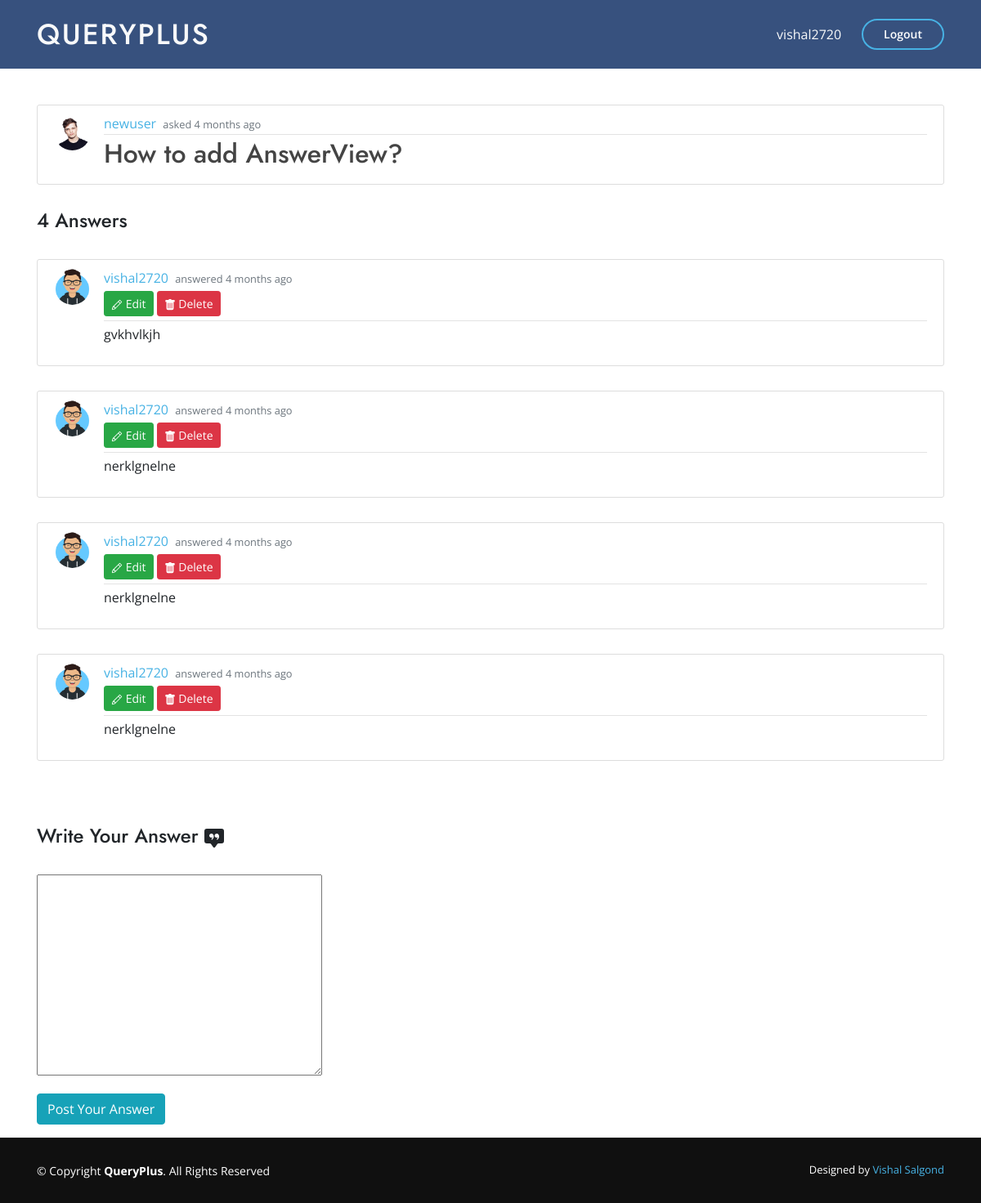
/question/8/ (signed in), run on the app's committed database.
### main_app/models.py (models this page shows, shortened)
class Question(models.Model):
    question = RichTextField()
    date_posted = models.DateTimeField(auto_now_add=True)
    author = models.ForeignKey(User, on_delete=models.CASCADE)

class Profile(models.Model):
    user = models.OneToOneField(User, on_delete=models.CASCADE)
    image = models.ImageField(default='default.jpg',upload_to='profile_pics')

class Answer(models.Model):
    content = RichTextField(blank=True, null=True)
    date_posted = models.DateTimeField(default=timezone.now)
    author = models.ForeignKey(User, on_delete=models.CASCADE)
    answered_to = models.ForeignKey(Question, on_delete=models.CASCADE)

### main_app/views.py (the view, shortened to what this page needs)
# urls.py: path('question/<int:pk>/', QuestionDetailView.as_view(), name='question-detail'),
class QuestionDetailView(DetailView):
    model = Question
    def get_context_data(self, *args, **kwargs):
        context = super(QuestionDetailView,
             self).get_context_data(*args, **kwargs)
        context["form"] = AnswerForm()
        context["answers"] = Answer.objects.filter(answered_to=context["question"])
        context["count"] =  Answer.objects.filter(answered_to=context["question"]).count()
        return context

### main_app/forms.py
class AnswerForm(forms.ModelForm):
    class Meta:
        model = Answer
        fields = ["content"]

### main_app/templates/main_app/question_detail.html (shortened to what this page needs)
{% extends "main_app/base.html" %}
{% load crispy_forms_tags %}
{% load i18n %}
{% block content %}
    <div class="container">
    <article class="media content-section mt-5">
        <img class="rounded-circle article-img" src="{{ object.author.profile.image.url }}" alt="user_image">
        <div class="media-body">
        <div class="article-metadata">
            <a class="mr-1" href="{% url 'user-profile' question.author.username %}">{{ question.author }}</a>
            <small class="text-muted">asked {{ question.date_posted|timesince }} ago</small>
        </div>
            <h2 class="article-title">{{ question.question|safe }}</h2>
        </div>
    </article>
    <br>
    {% if count  %}
        {% for ans in answers %}
            <article class="media content-section">
                <img class="rounded-circle article-img" src="{{ ans.author.profile.image.url }}" alt="">
                <div class="media-body">
                <div class="article-metadata">
                    <a class="mr-1" href="{% url 'user-profile' ans.author.username %}">{{ ans.author }}</a>
                    <small class="text-muted">answered {{ ans.date_posted|timesince }} ago</small>
                    {% if ans.author == user %}
                    <div>
                        <a class="btn btn-success btn-sm mt-1 mb-1" href="{% url 'answer-update' ans.id %}">
                            Edit</a>
                        <a class="btn btn-danger btn-sm mt-1 mb-1" href="{% url 'answer-delete' ans.id %}">
                            Delete</a>
                    </div>
                {% endif %}
                </div>
                <p>{{ ans.content|safe }}</p>
                </div>
            </article>
        {% endfor %}
    {% endif %}
    <form method="POST">
        <fieldset class="form-group">
            {% if count  %}
                <h4 class="mt-5">Write Your Answer
                </h4>
                <br>
            {% else %}
                <h4 class="mt-5">Be the first one to Answer</h4>
                <br>
            {% endif %}
            <div>
                {{ form.content|safe }} {{ form.media }}
            </div>
        </fieldset>
        <div class="form-group">
            <button class="btn btn-info" type="submit">Post Your Answer</button>
        </div>
    </form>
</div>
{% endblock content %}

### main_app/templates/main_app/base.html (shortened to what this page needs)
{% load static %}
<!DOCTYPE html>
<html>
<head>
    <link rel="stylesheet" href="{% static 'main_app/vendor/bootstrap/css/bootstrap.min.css' %}">
    <link rel="stylesheet" href="{% static 'main_app/vendor/icofont/icofont.min.css' %}">
    <link rel="stylesheet" href="{% static 'main_app/vendor/boxicons/css/boxicons.min.css' %}">
    <link rel="stylesheet" href="{% static 'main_app/vendor/remixicon/remixicon.css' %}">
    <link rel="stylesheet" href="{% static 'main_app/vendor/venobox/venobox.css' %}">
    <link rel="stylesheet" href="{% static 'main_app/vendor/owl.carousel/assets/owl.carousel.min.css' %}">
    <link rel="stylesheet" href="{% static 'main_app/vendor/aos/aos.css' %}">
    <link rel="stylesheet" type="text/css" href="{% static 'main_app/main.css' %}">
    <link rel="stylesheet" href="https://cdnjs.cloudflare.com/ajax/libs/font-awesome/4.7.0/css/font-awesome.min.css">
</head>
<body>
  <header id="header" class="fixed-top">
    <div class="container d-flex align-items-center mb-2 mt-2">
      <h1 class="logo mr-auto"><a class="text-light" href="{% url 'home' %}">QueryPlus</a></h1>
      {%if user.is_authenticated %}
        <a href="{% url 'profile' %}" class="text-light scrollto">{{ user.username }}</a>
        <a href="" data-toggle="modal" data-target="#logoutModal" class="get-started-btn scrollto">Logout</a>
      {% else %}
        <a href="{% url 'login' %}" class="get-started-btn scrollto">Sign In</a>
        <a href="{% url 'register' %}" class="get-started-btn scrollto">Create Account</a>
      {% endif %}
    </div>
  </header>
  {% block content %}
  {% endblock %}
  <footer id="footer">
    <div class="container footer-bottom">
      <div class="copyright">
        &copy; Copyright <strong><span>QueryPlus</span></strong>. All Rights Reserved
      </div>
      <div class="credits">
        Designed by <a href="">Vishal Salgond</a>
      </div>
    </div>
  </footer>
</body>
</html>

### main_app/static/main_app/main.css (style rules this page uses)
body { background: white; margin-top: 5rem; font-family: 'Open Sans', sans-serif; }
h1, h2, h3, h4, h5, h6 { font-family: "Jost", sans-serif; }
a { color: #47b2e4; }
#header { transition: all 0.5s; z-index: 997; padding: 15px 0; background: #37517e; }
#header .logo { font-size: 35px; color: white; margin: 0; padding: 0; line-height: 1; font-weight: 500; letter-spacing: 2px; text-transform: uppercase; }
#header .logo a { color:black; }
.get-started-btn { margin-left: 25px; color: #fff; border-radius: 50px; padding: 6px 25px 7px 25px; white-space: nowrap; transition: 0.3s; font-size: 14px; display: inline-block; border: 2px solid #47b2e4; font-weight: 600; }
.content-section { background: #ffffff; padding: 10px 20px; border: 1px solid #dddddd; border-radius: 3px; margin-bottom: 30px; }
.article-title { color: #444444; }
.article-img { height: 45px; width: 45px; margin-right: 16px; }
.article-metadata { padding-bottom: 1px; margin-bottom: 4px; border-bottom: 1px solid #e3e3e3 }
#footer { height: 80px; bottom: 0px; left: 0px; right: 0px; margin-bottom: 0px; font-size: 14px; background: #101010 ; }
#footer .footer-bottom { padding-top: 30px; padding-bottom: 30px; color: #fff; }
#footer .copyright { float: left; }
#footer .credits { float: right; font-size: 13px; }
#footer .credits a { transition: 0.3s; }

### data on the page
Question: author.profile.image (picture), author "newuser", date_posted "4 months", question "How to add AnswerView?"
Answer: author.profile.image (picture), author "vishal2720", date_posted "4 months", shows "Edit", content "gvkhvlkjh"
Answer: author.profile.image (picture), author "vishal2720", date_posted "4 months", shows "Edit", content "nerklgnelne"
Answer: author.profile.image (picture), author "vishal2720", date_posted "4 months", shows "Edit", content "nerklgnelne"
Answer: author.profile.image (picture), author "vishal2720", date_posted "4 months", shows "Edit", content "nerklgnelne"

### other printed values
{{ user.username }} "vishal2720"
